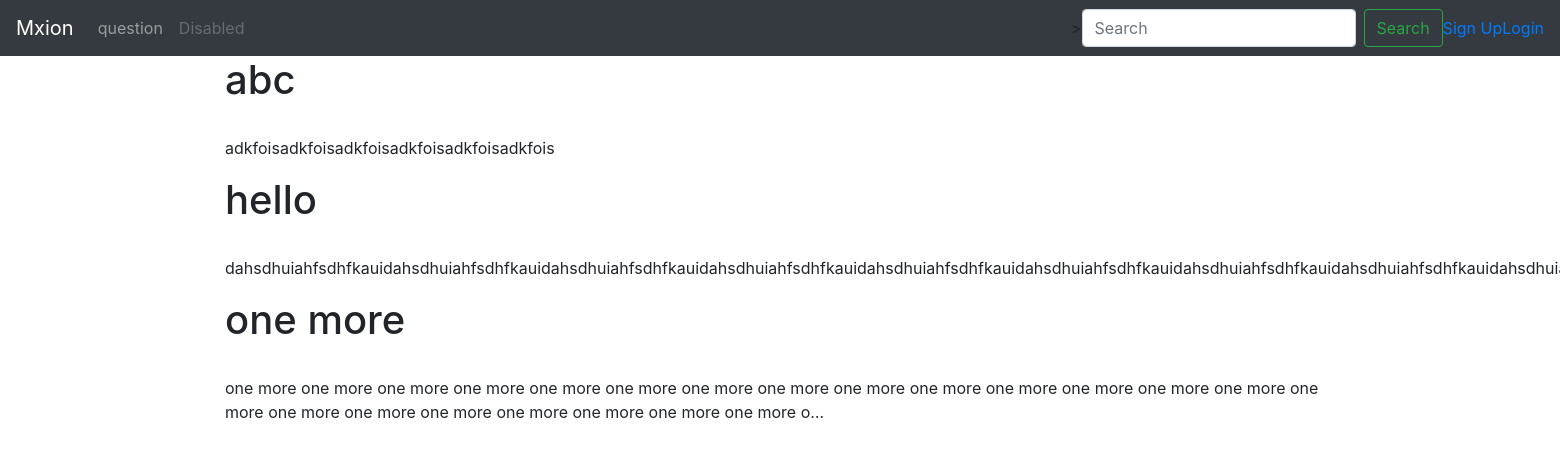
The page /index/home/ on the database as committed earlier.
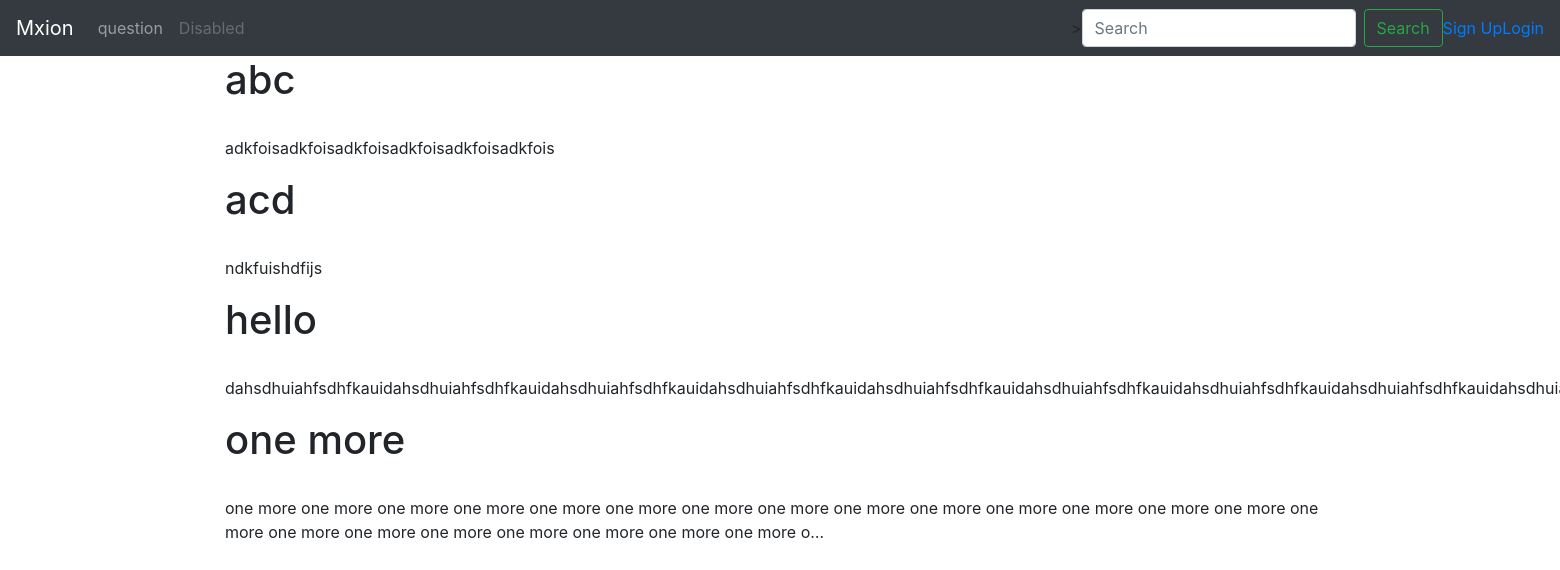
The same page on the database as committed later.
### question/models.py (models this page shows, shortened)
class Question(models.Model):
    name=models.CharField(max_length=50)
    description=models.TextField()
    category=models.ForeignKey(Category)
    objects=CatManager()

### question/views.py (the view)
def Home(request):
    cool =Question.objects.order_by('name')
    return render (request,'question/index.html',{'cool':cool})
    return HttpResponseRedirect('/')

### templates/question/index.html (shortened to what this page needs)
<!DOCTYPE html>
<html lang="en" dir="ltr">
  <head>
    <link rel="stylesheet" href="https://maxcdn.bootstrapcdn.com/bootstrap/4.0.0/css/bootstrap.min.css">
  </head>
  <body>
 <nav class="navbar navbar-expand-lg navbar-dark bg-dark">
  <div class="collapse navbar-collapse" id="navbarTogglerDemo01">
    <a class="navbar-brand" href="{% url 'main:home' %}">Mxion</a>
    <ul class="navbar-nav mr-auto mt-2 mt-lg-0">
      <li class="nav-item">
        <a class="nav-link" href="{% url 'main:ques' %}">question</a>
      </li>
      <li class="nav-item">
        <a class="nav-link disabled" href="#">Disabled</a>
      </li>
    </ul>
    <form class="form-inline my-2 my-lg-0" method="GET"  action="{% url 'main:search' %}">  >
      <input class="form-control mr-sm-2" type="search" placeholder="Search" aria-label="Search"name='q'>
      <button class="btn btn-outline-success my-2 my-sm-0" type="submit" >Search</button>
    </form>
    <ul class="nav navbar-nav navbar-right">
      <li><a href="{% url 'main:signup' %}"> Sign Up</a></li>
      <li><a href="{% url 'main:logout'%}"> Login</a></li>
    </ul>
  </div>
</nav>
<div class="container">
  {% for hot in cool %}
  <h1>{{hot.name}}</h1></br>
  <p>{{hot.description|truncatechars:200}}</p>
  {% endfor %}
</div>
  </body>
</html>

Rows that differ between the two databases and show on the page:
added Question: name "acd", description "ndkfuishdfijs"
